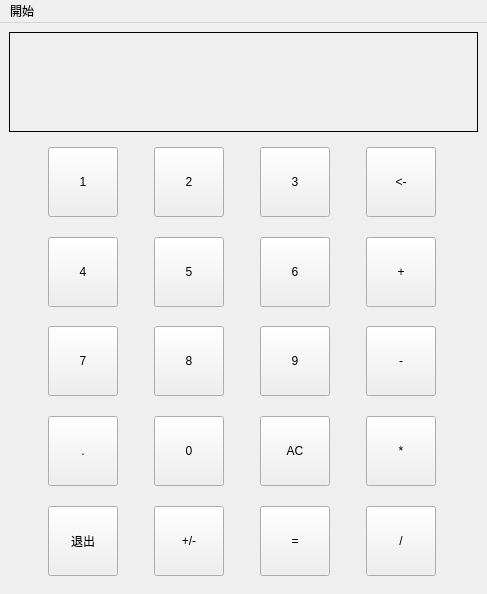
<?xml version="1.0" encoding="UTF-8"?>
<ui version="4.0">
 <class>MainWindow</class>
 <widget class="QMainWindow" name="MainWindow">
  <property name="geometry">
   <rect>
    <x>0</x>
    <y>0</y>
    <width>487</width>
    <height>594</height>
   </rect>
  </property>
  <property name="windowTitle">
   <string>MainWindow</string>
  </property>
  <widget class="QWidget" name="centralwidget">
   <layout class="QVBoxLayout" name="verticalLayout">
    <item>
     <spacer name="verticalSpacer_2">
      <property name="orientation">
       <enum>Qt::Vertical</enum>
      </property>
      <property name="sizeHint" stdset="0">
       <size>
        <width>20</width>
        <height>40</height>
       </size>
      </property>
     </spacer>
    </item>
    <item>
     <widget class="QLabel" name="label">
      <property name="minimumSize">
       <size>
        <width>0</width>
        <height>100</height>
       </size>
      </property>
      <property name="maximumSize">
       <size>
        <width>500</width>
        <height>100</height>
       </size>
      </property>
      <property name="baseSize">
       <size>
        <width>0</width>
        <height>0</height>
       </size>
      </property>
      <property name="autoFillBackground">
       <bool>false</bool>
      </property>
      <property name="frameShape">
       <enum>QFrame::Panel</enum>
      </property>
      <property name="text">
       <string/>
      </property>
     </widget>
    </item>
    <item>
     <spacer name="verticalSpacer">
      <property name="orientation">
       <enum>Qt::Vertical</enum>
      </property>
      <property name="sizeHint" stdset="0">
       <size>
        <width>20</width>
        <height>40</height>
       </size>
      </property>
     </spacer>
    </item>
    <item>
     <widget class="QWidget" name="widget" native="true">
      <layout class="QGridLayout" name="gridLayout">
       <item row="8" column="3">
        <widget class="QPushButton" name="btn_divided">
         <property name="minimumSize">
          <size>
           <width>70</width>
           <height>70</height>
          </size>
         </property>
         <property name="maximumSize">
          <size>
           <width>70</width>
           <height>70</height>
          </size>
         </property>
         <property name="text">
          <string>/</string>
         </property>
        </widget>
       </item>
       <item row="0" column="2">
        <widget class="QPushButton" name="btn_3">
         <property name="minimumSize">
          <size>
           <width>70</width>
           <height>70</height>
          </size>
         </property>
         <property name="maximumSize">
          <size>
           <width>70</width>
           <height>70</height>
          </size>
         </property>
         <property name="text">
          <string>3</string>
         </property>
        </widget>
       </item>
       <item row="0" column="1">
        <widget class="QPushButton" name="btn_2">
         <property name="minimumSize">
          <size>
           <width>70</width>
           <height>70</height>
          </size>
         </property>
         <property name="maximumSize">
          <size>
           <width>70</width>
           <height>70</height>
          </size>
         </property>
         <property name="text">
          <string>2</string>
         </property>
        </widget>
       </item>
       <item row="7" column="0">
        <spacer name="verticalSpacer_9">
         <property name="orientation">
          <enum>Qt::Vertical</enum>
         </property>
         <property name="sizeHint" stdset="0">
          <size>
           <width>20</width>
           <height>40</height>
          </size>
         </property>
        </spacer>
       </item>
       <item row="6" column="2">
        <widget class="QPushButton" name="btn_clear">
         <property name="minimumSize">
          <size>
           <width>70</width>
           <height>70</height>
          </size>
         </property>
         <property name="maximumSize">
          <size>
           <width>70</width>
           <height>70</height>
          </size>
         </property>
         <property name="text">
          <string>AC</string>
         </property>
        </widget>
       </item>
       <item row="4" column="1">
        <widget class="QPushButton" name="btn_8">
         <property name="minimumSize">
          <size>
           <width>70</width>
           <height>70</height>
          </size>
         </property>
         <property name="maximumSize">
          <size>
           <width>70</width>
           <height>70</height>
          </size>
         </property>
         <property name="text">
          <string>8</string>
         </property>
        </widget>
       </item>
       <item row="2" column="2">
        <widget class="QPushButton" name="btn_6">
         <property name="minimumSize">
          <size>
           <width>70</width>
           <height>70</height>
          </size>
         </property>
         <property name="maximumSize">
          <size>
           <width>70</width>
           <height>70</height>
          </size>
         </property>
         <property name="text">
          <string>6</string>
         </property>
        </widget>
       </item>
       <item row="4" column="2">
        <widget class="QPushButton" name="btn_9">
         <property name="minimumSize">
          <size>
           <width>70</width>
           <height>70</height>
          </size>
         </property>
         <property name="maximumSize">
          <size>
           <width>70</width>
           <height>70</height>
          </size>
         </property>
         <property name="text">
          <string>9</string>
         </property>
        </widget>
       </item>
       <item row="6" column="1">
        <widget class="QPushButton" name="btn_0">
         <property name="minimumSize">
          <size>
           <width>70</width>
           <height>70</height>
          </size>
         </property>
         <property name="maximumSize">
          <size>
           <width>70</width>
           <height>70</height>
          </size>
         </property>
         <property name="text">
          <string>0</string>
         </property>
        </widget>
       </item>
       <item row="8" column="2">
        <widget class="QPushButton" name="btn_equals">
         <property name="minimumSize">
          <size>
           <width>70</width>
           <height>70</height>
          </size>
         </property>
         <property name="maximumSize">
          <size>
           <width>70</width>
           <height>70</height>
          </size>
         </property>
         <property name="text">
          <string>=</string>
         </property>
        </widget>
       </item>
       <item row="1" column="0">
        <spacer name="verticalSpacer_3">
         <property name="orientation">
          <enum>Qt::Vertical</enum>
         </property>
         <property name="sizeHint" stdset="0">
          <size>
           <width>20</width>
           <height>40</height>
          </size>
         </property>
        </spacer>
       </item>
       <item row="2" column="3">
        <widget class="QPushButton" name="btn_add">
         <property name="minimumSize">
          <size>
           <width>70</width>
           <height>70</height>
          </size>
         </property>
         <property name="maximumSize">
          <size>
           <width>70</width>
           <height>70</height>
          </size>
         </property>
         <property name="text">
          <string>+</string>
         </property>
        </widget>
       </item>
       <item row="0" column="3">
        <widget class="QPushButton" name="btn_back">
         <property name="minimumSize">
          <size>
           <width>70</width>
           <height>70</height>
          </size>
         </property>
         <property name="maximumSize">
          <size>
           <width>70</width>
           <height>70</height>
          </size>
         </property>
         <property name="text">
          <string>&lt;-</string>
         </property>
        </widget>
       </item>
       <item row="8" column="1">
        <widget class="QPushButton" name="btn_strains">
         <property name="minimumSize">
          <size>
           <width>70</width>
           <height>70</height>
          </size>
         </property>
         <property name="maximumSize">
          <size>
           <width>70</width>
           <height>70</height>
          </size>
         </property>
         <property name="text">
          <string>+/-</string>
         </property>
        </widget>
       </item>
       <item row="4" column="3">
        <widget class="QPushButton" name="btn_minus">
         <property name="minimumSize">
          <size>
           <width>70</width>
           <height>70</height>
          </size>
         </property>
         <property name="maximumSize">
          <size>
           <width>70</width>
           <height>70</height>
          </size>
         </property>
         <property name="text">
          <string>-</string>
         </property>
        </widget>
       </item>
       <item row="8" column="0">
        <widget class="QPushButton" name="btn_close">
         <property name="minimumSize">
          <size>
           <width>70</width>
           <height>70</height>
          </size>
         </property>
         <property name="maximumSize">
          <size>
           <width>70</width>
           <height>70</height>
          </size>
         </property>
         <property name="text">
          <string>退出</string>
         </property>
        </widget>
       </item>
       <item row="6" column="3">
        <widget class="QPushButton" name="btn_multiply">
         <property name="minimumSize">
          <size>
           <width>70</width>
           <height>70</height>
          </size>
         </property>
         <property name="maximumSize">
          <size>
           <width>70</width>
           <height>70</height>
          </size>
         </property>
         <property name="text">
          <string>*</string>
         </property>
        </widget>
       </item>
       <item row="2" column="0">
        <widget class="QPushButton" name="btn_4">
         <property name="minimumSize">
          <size>
           <width>70</width>
           <height>70</height>
          </size>
         </property>
         <property name="maximumSize">
          <size>
           <width>70</width>
           <height>70</height>
          </size>
         </property>
         <property name="text">
          <string>4</string>
         </property>
        </widget>
       </item>
       <item row="4" column="0">
        <widget class="QPushButton" name="btn_7">
         <property name="minimumSize">
          <size>
           <width>70</width>
           <height>70</height>
          </size>
         </property>
         <property name="maximumSize">
          <size>
           <width>70</width>
           <height>70</height>
          </size>
         </property>
         <property name="text">
          <string>7</string>
         </property>
        </widget>
       </item>
       <item row="2" column="1">
        <widget class="QPushButton" name="btn_5">
         <property name="minimumSize">
          <size>
           <width>70</width>
           <height>70</height>
          </size>
         </property>
         <property name="maximumSize">
          <size>
           <width>70</width>
           <height>70</height>
          </size>
         </property>
         <property name="text">
          <string>5</string>
         </property>
        </widget>
       </item>
       <item row="0" column="0">
        <widget class="QPushButton" name="btn_1">
         <property name="minimumSize">
          <size>
           <width>70</width>
           <height>70</height>
          </size>
         </property>
         <property name="maximumSize">
          <size>
           <width>70</width>
           <height>70</height>
          </size>
         </property>
         <property name="text">
          <string>1</string>
         </property>
        </widget>
       </item>
       <item row="3" column="0">
        <spacer name="verticalSpacer_4">
         <property name="orientation">
          <enum>Qt::Vertical</enum>
         </property>
         <property name="sizeHint" stdset="0">
          <size>
           <width>20</width>
           <height>40</height>
          </size>
         </property>
        </spacer>
       </item>
       <item row="6" column="0">
        <widget class="QPushButton" name="btn_point">
         <property name="minimumSize">
          <size>
           <width>70</width>
           <height>70</height>
          </size>
         </property>
         <property name="maximumSize">
          <size>
           <width>70</width>
           <height>70</height>
          </size>
         </property>
         <property name="text">
          <string>.</string>
         </property>
        </widget>
       </item>
       <item row="5" column="0">
        <spacer name="verticalSpacer_5">
         <property name="orientation">
          <enum>Qt::Vertical</enum>
         </property>
         <property name="sizeHint" stdset="0">
          <size>
           <width>20</width>
           <height>40</height>
          </size>
         </property>
        </spacer>
       </item>
      </layout>
     </widget>
    </item>
   </layout>
  </widget>
  <widget class="QMenuBar" name="menubar">
   <property name="geometry">
    <rect>
     <x>0</x>
     <y>0</y>
     <width>487</width>
     <height>21</height>
    </rect>
   </property>
   <widget class="QMenu" name="menu">
    <property name="title">
     <string>開始</string>
    </property>
    <addaction name="actionNope"/>
   </widget>
   <addaction name="menu"/>
  </widget>
  <action name="actionNope">
   <property name="text">
    <string>三小都沒有</string>
   </property>
  </action>
 </widget>
 <resources/>
 <connections/>
</ui>
